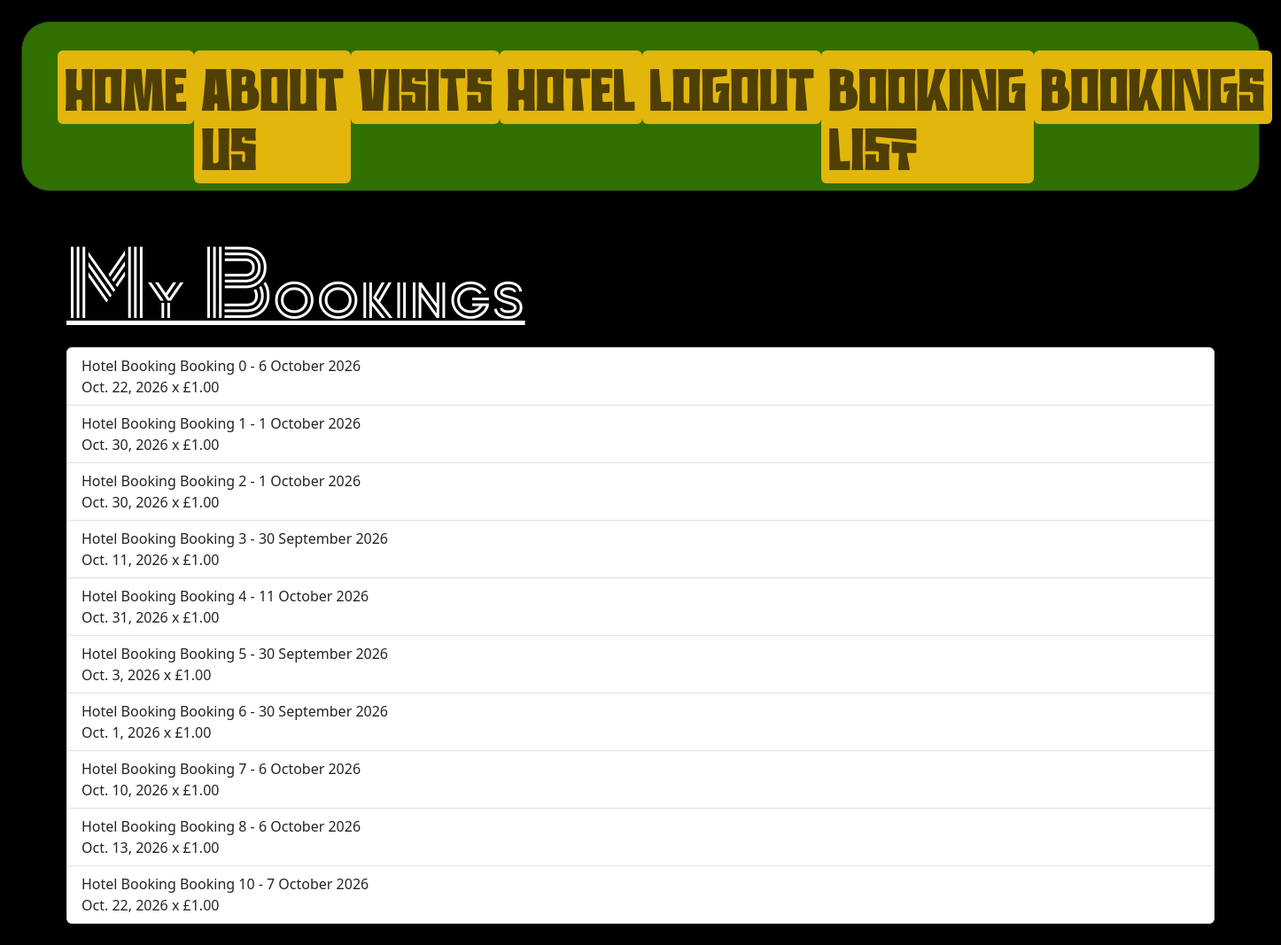
Screenshot of /booking_room/ (signed in) with the database file from the repository.
### website/models.py (models this page shows, shortened)
class Booking(models.Model):
    ACCOMMODATION_CHOICES = [
        ('red_panda', 'Red Panda Lodge (£150/night)'),
        ('panda_suite', 'Panda Sanctuary Suite (£220/night)'),
        ('safari_cabin', 'Wildlife Safari Cabin (£180/night)'),
    ]
    full_name = models.CharField(max_length=100)
    email = models.EmailField()
    accommodation_type = models.CharField(max_length=50, choices=ACCOMMODATION_CHOICES)
    check_in = models.DateField()
    check_out = models.DateField()
    guests = models.PositiveIntegerField(default=2)
    special_requests = models.TextField(blank=True, null=True)
    created_at = models.DateTimeField(auto_now_add=True)
    user = models.ForeignKey(settings.AUTH_USER_MODEL, on_delete=models.PROTECT, related_name="booking_list")
    price = models.DecimalField(max_digits=6, decimal_places=2)

### website/views.py (the view)
# urls.py: path('booking_room/', views.booking_list, name="booking_list")
@login_required
def booking_list(request):
    hBookings = Booking.objects.filter(user=request.user)
    return render(request, "webpages/booking_list.html", {"hBookings":hBookings})

### website/templates/webpages/booking_list.html
{% extends "webpages/base.html" %}
{% block content  %}
<div class="container py-4">
<h1>My Bookings</h1>
<ul class="list-group">
    {% for booking in hBookings %}
    <li class="list-group-item">
        <div>
            Hotel Booking Booking {{booking.pk}} - {{booking.check_in|date:"j F Y"}}
        </div>
        <p class="mb-0">{{booking.check_out}} x £{{ booking.price }}</p>
    </li>
    {% empty %}
    <li class="list-group-item">You have no bookings yet</li>
</ul>
{% endfor %}
</div>
{% endblock %}

### static/css/syle.css (style rules this page uses)
:root { --bs-primary: #307000; --bs-primary-rgb: 48, 112, 0; --bs-secondary: #E2B60A; --bs-secondary-rgb: 226, 182, 10; }
body { background-color: black; text-decoration-color: white; background-size: cover; }
h1 { color: white; text-decoration: underline 5px; font-family: Tokyo; font-size: 100px; }

### rows the page displays
Booking: pk "0", check_in "6 October 2026", check_out "Oct. 22, 2026", price "1.00"
Booking: pk "1", check_in "1 October 2026", check_out "Oct. 30, 2026", price "1.00"
Booking: pk "2", check_in "1 October 2026", check_out "Oct. 30, 2026", price "1.00"
Booking: pk "3", check_in "30 September 2026", check_out "Oct. 11, 2026", price "1.00"
Booking: pk "4", check_in "11 October 2026", check_out "Oct. 31, 2026", price "1.00"
Booking: pk "5", check_in "30 September 2026", check_out "Oct. 3, 2026", price "1.00"
Booking: pk "6", check_in "30 September 2026", check_out "Oct. 1, 2026", price "1.00"
Booking: pk "7", check_in "6 October 2026", check_out "Oct. 10, 2026", price "1.00"
Booking: pk "8", check_in "6 October 2026", check_out "Oct. 13, 2026", price "1.00"
Booking: pk "10", check_in "7 October 2026", check_out "Oct. 22, 2026", price "1.00"
